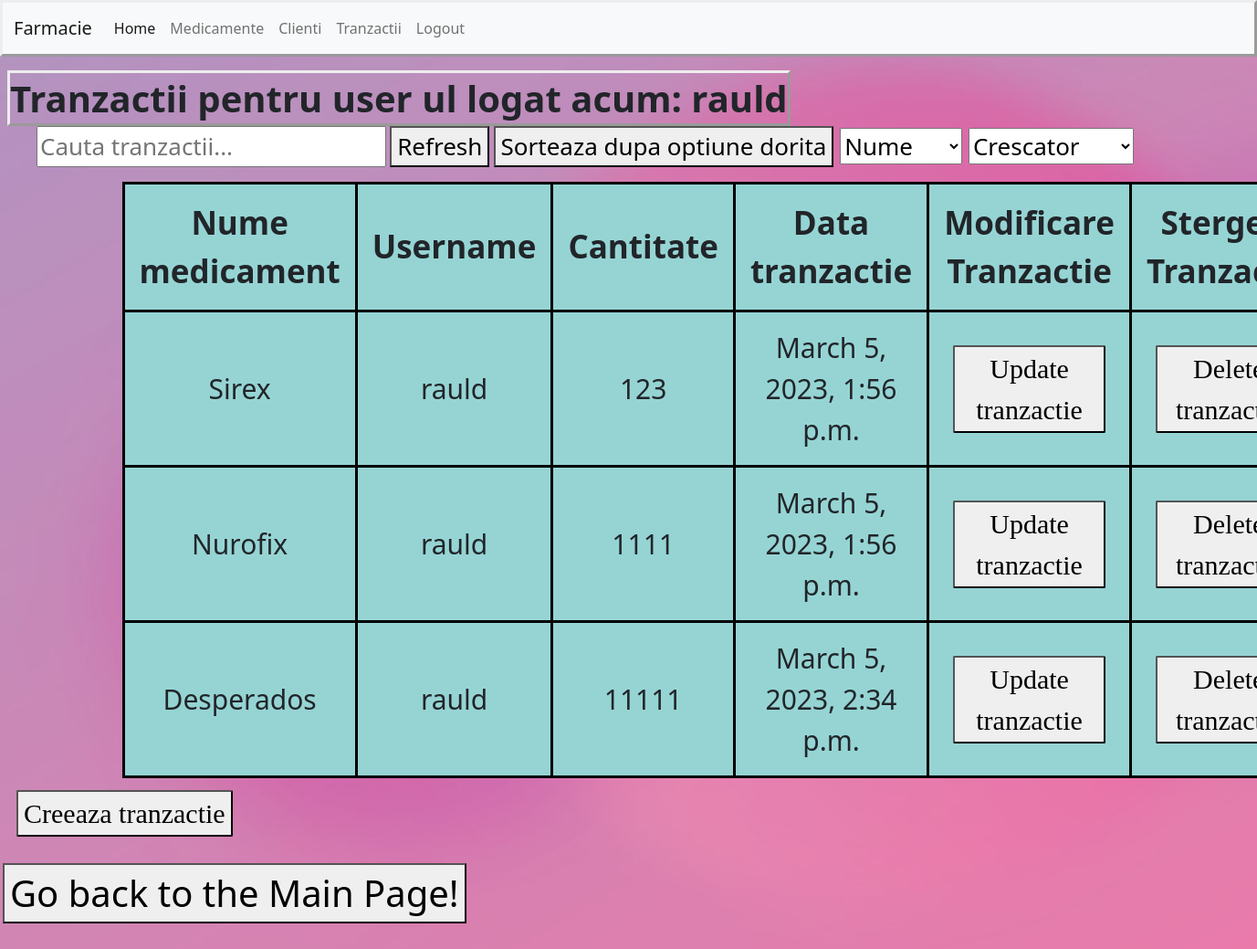
The page /tranzactii/ (signed in) on the database its author committed.
### FarmacieOnline/models.py (models this page shows, shortened)
class Tranzactie(models.Model):
    id = models.BigAutoField(primary_key=True)
    medicament = models.ForeignKey(Medicament, on_delete=models.CASCADE)
    client = models.ForeignKey(User, on_delete=models.CASCADE)
    numar_bucati = models.IntegerField()
    data_tranzactie = models.DateTimeField(auto_now_add=django.utils.timezone.now)

class Medicament(models.Model):
    id = models.BigAutoField(primary_key=True)
    nume = models.CharField(max_length=50)
    producator = models.CharField(max_length=50)
    pret = models.FloatField(null=True, blank=True)
    necesita_reteta = models.BooleanField(default=False)
    class Meta:
        ordering = ['-nume']  # CLASA ASTA AJUTA PENTRU A SORTA ITEMELE DIN BAZA DE DATE DUPA ANUMITE CAMPURI ALE EI!!!

### FarmacieOnline/views.py (the view, shortened to what this page needs)
# urls.py: path('tranzactii/', views.pageTranzactii, name='tranzactii'),
def pageTranzactii(request):
    q = request.GET.get('q')
    tranzactii = Tranzactie.objects.filter(client=request.user.pk)  # tranzactiile utilizatorului curent
    if q is not None:
        tranzactii = tranzactii.filter(Q(client__username__contains=q) |
                                       Q(medicament__nume__contains=q))
    sort_tranzactii = request.GET.get('sort')
    display_order = request.GET.get('display_order') #Obtinem valoarea din HTML itemul cu name ul aociat 'display_order'
    context = {
        'id': request.user.id,  # id ul userului care face cererea, cel logat in mod curent
        'tranzactii': tranzactii
    }
    return render(request, 'tranzactii.html', context)

### FarmacieOnline/templates/tranzactii.html (shortened to what this page needs)
{% extends "main.html" %}
{% load static %}
 {% block css %}
            <link rel="stylesheet" href="{% static 'ItemsPage.css' %}">
 {% endblock %}
{% block content %}
    <span>
        {% if request.user.is_authenticated %}
            <strong>Tranzactii pentru user ul logat acum: {{ request.user.username }}</strong>
        {% else %}
            <strong>Vizitatotii nu dispun de liste e tranzactii!</strong>
        {% endif %}
    </span>
<ul id = "parent">
    <li class="child">
    <form class="child" method="GET" action="" title="Filtreaza tranzactiile ce contin textul introdus...">
        <input type="search" name="q" placeholder="Cauta tranzactii...">
    </form>
    </li>
    <li class="child">
         <form class="child" action="">
         <button type="submit">Refresh</button>
         </form>
    </li>
    <li class = "child">
        <form method="GET" title="Sorteaza tranzactii dupa..."  >
            <button type="submit">Sorteaza dupa optiune dorita</button>
                    <select name="sort">
                        <option value="nume">Nume</option>
                    </select>
                    <select name="display_order">
                        <option value="asc">Crescator</option>
                    </select>
        </form>
    </li>
</ul>
<div class="container">
<table>
     <tr>
           <th>Nume medicament</th>
           <th>Username</th>
           <th>Cantitate</th>
           <th>Data tranzactie</th>
           <th>Modificare Tranzactie</th>
           <th>Stergere Tranzactie</th>
     </tr>
    {% for tranzactie in tranzactii %}
        <tr>
            <td>{{ tranzactie.medicament.nume }} </td>
            <td>{{ tranzactie.client.username }}</td>
            <td>{{ tranzactie.numar_bucati }}</td>
            <td>{{ tranzactie.data_tranzactie }}</td>
            <td>
                 <a href="{% url 'update-tranzactie' tranzactie.id %}"><button class = buttonUpdate>Update tranzactie</button></a>
            </td>
            <td>
                 <a href="{% url 'delete-tranzactie' tranzactie.id %}"><button class = "buttonDelete">Delete tranzactie</button></a>
            </td>
        </tr>
    {% endfor %}
</table>
</div>
    {% if request.user.is_authenticated %}
          <a style="font-size: 30px" href="{% url 'create-tranzactie' id %}"><button class="buttonAdd">Creeaza tranzactie</button></a>
    {% endif %}
{% endblock %}

### FarmacieOnline/static/ItemsPage.css (style rules this page uses)
body { background-color: crimson; background-image: url("Luminous_design_Django.jpg"); background-attachment: fixed; background-size: cover; }
table, th, td { border: 3px solid black; border-collapse: collapse; margin:3px; }
table { table-layout: fixed; max-width:100%; padding:0; margin-top:3px; height:500px }
th { font-size:35px; text-underline: black; }
td { font-size: 30px; }
th, td { text-align: center; text-anchor: middle; padding: 1rem; width: 100%; background-color: #96D4D4; word-wrap: break-word }
#parent { white-space: nowrap; }
.child { display: inline-block; font-size:26px; }
.buttonAdd { text-align: center; font-family: Verdana, serif; margin:10px; border-radius:2px; transition-duration:0.5s; }
.buttonDelete { text-align: center; font-family: Verdana, serif; margin:10px; border-radius:2px; transition-duration:0.5s; }
.buttonUpdate { text-align: center; font-family: Verdana, serif; margin:10px; border-radius:2px; transition-duration:0.5s; }
span { text-emphasis: #4ac1f7; border-style: outset; font-size:40px; }
ul { list-style-type: none; }

### rows shown on the page
Tranzactie: medicament.nume "Sirex", client.username "rauld", numar_bucati "123", data_tranzactie "March 5, 2023, 1:56 p.m."
Tranzactie: medicament.nume "Nurofix", client.username "rauld", numar_bucati "1111", data_tranzactie "March 5, 2023, 1:56 p.m."
Tranzactie: medicament.nume "Desperados", client.username "rauld", numar_bucati "11111", data_tranzactie "March 5, 2023, 2:34 p.m."

### other values the page prints
{{ request.user.username }} "rauld"
